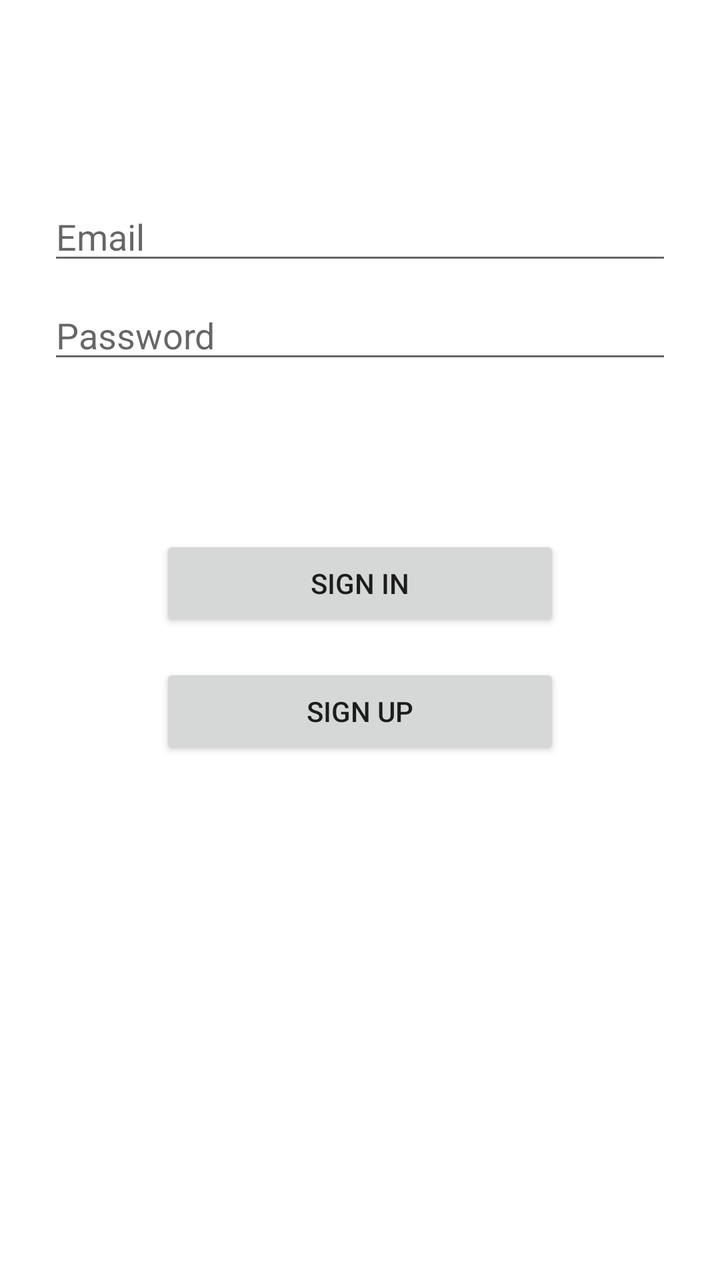
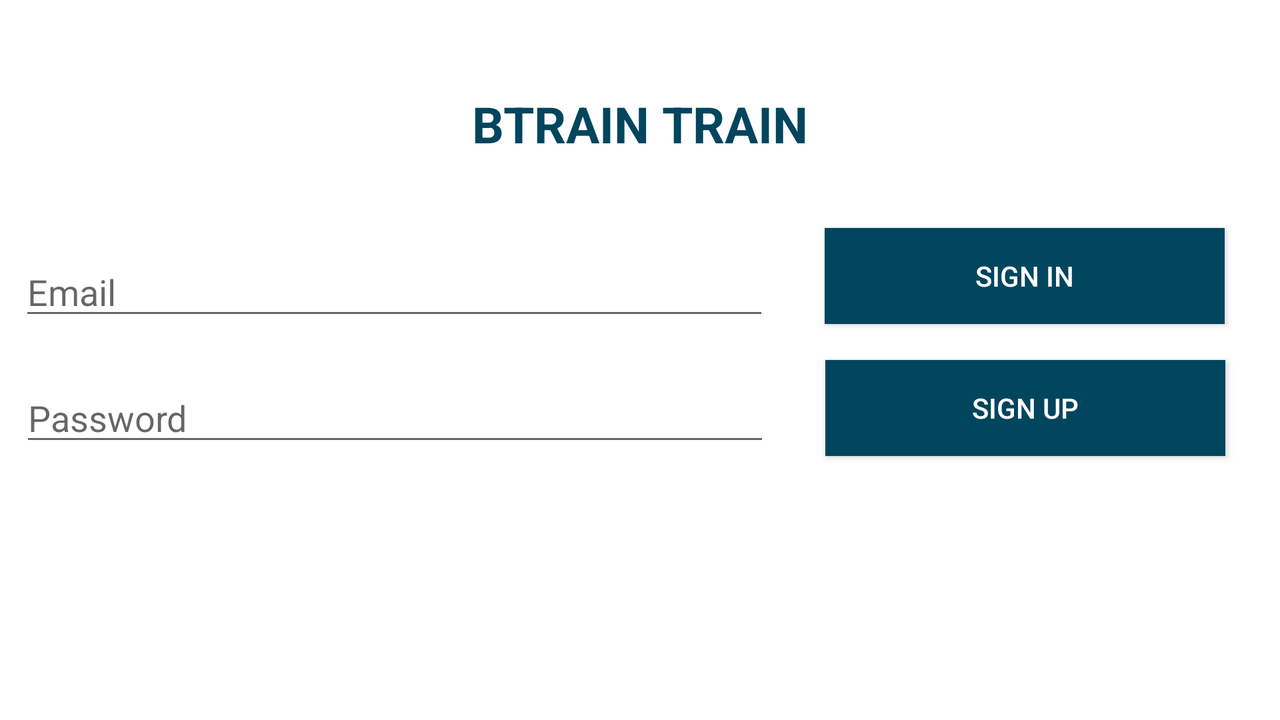

The same Android screen from two of the app's own layout files: first res/layout/ as a phone draws it, then the author's variant for another configuration, drawn on a device whose configuration selects that folder. Both files follow.
<!-- AndroidManifest.xml: application theme Theme.BrainTrain -->
<!-- res/layout/fragment_login.xml -->
<?xml version="1.0" encoding="utf-8"?>
<androidx.constraintlayout.widget.ConstraintLayout xmlns:android="http://schemas.android.com/apk/res/android"
    xmlns:app="http://schemas.android.com/apk/res-auto"
    xmlns:tools="http://schemas.android.com/tools"
    android:id="@+id/container"
    android:layout_width="match_parent"
    android:layout_height="match_parent"
    android:paddingLeft="@dimen/fragment_horizontal_margin"
    android:paddingTop="@dimen/fragment_vertical_margin"
    android:paddingRight="@dimen/fragment_horizontal_margin"
    android:paddingBottom="@dimen/fragment_vertical_margin"
    tools:context=".ui.login.LoginFragment">


    <EditText
        android:id="@+id/username"
        android:layout_width="0dp"
        android:layout_height="wrap_content"
        android:layout_marginStart="24dp"
        android:layout_marginTop="96dp"
        android:layout_marginEnd="24dp"
        android:autofillHints="@string/prompt_email"
        android:hint="@string/prompt_email"
        android:inputType="textEmailAddress"
        android:selectAllOnFocus="true"
        app:layout_constraintEnd_toEndOf="parent"
        app:layout_constraintStart_toStartOf="parent"
        app:layout_constraintTop_toTopOf="parent" />

    <EditText
        android:id="@+id/password"
        android:layout_width="0dp"
        android:layout_height="wrap_content"
        android:layout_marginStart="24dp"
        android:layout_marginTop="8dp"
        android:layout_marginEnd="24dp"
        android:autofillHints="@string/prompt_password"
        android:hint="@string/prompt_password"
        android:imeActionLabel="@string/action_sign_in_short"
        android:imeOptions="actionDone"
        android:inputType="textPassword"
        android:selectAllOnFocus="true"
        app:layout_constraintEnd_toEndOf="parent"
        app:layout_constraintStart_toStartOf="parent"
        app:layout_constraintTop_toBottomOf="@+id/username" />

    <Button
        android:id="@+id/login"
        android:layout_width="200dp"
        android:layout_height="wrap_content"
        android:layout_gravity="start"
        android:layout_marginStart="48dp"
        android:layout_marginTop="16dp"
        android:layout_marginEnd="48dp"
        android:layout_marginBottom="64dp"
        android:text="@string/action_sign_in"
        app:layout_constraintBottom_toBottomOf="parent"
        app:layout_constraintEnd_toEndOf="parent"
        app:layout_constraintStart_toStartOf="parent"
        app:layout_constraintTop_toBottomOf="@+id/password"
        app:layout_constraintVertical_bias="0.2" />

    <Button
        android:id="@+id/button"
        android:layout_width="200dp"
        android:layout_height="wrap_content"
        android:layout_marginTop="16dp"
        android:layout_marginStart="48dp"
        android:layout_marginEnd="48dp"
        android:layout_marginBottom="64dp"
        android:text="SIGN UP"
        app:layout_constraintBottom_toBottomOf="parent"
        app:layout_constraintEnd_toEndOf="parent"
        app:layout_constraintHorizontal_bias="0.501"
        app:layout_constraintStart_toStartOf="parent"
        app:layout_constraintTop_toBottomOf="@+id/login"
        app:layout_constraintVertical_bias="0.0" />

    <ProgressBar
        android:id="@+id/loading"
        android:layout_width="wrap_content"
        android:layout_height="wrap_content"
        android:layout_gravity="center"
        android:layout_marginStart="32dp"
        android:layout_marginTop="64dp"
        android:layout_marginEnd="32dp"
        android:layout_marginBottom="64dp"
        android:visibility="gone"
        app:layout_constraintBottom_toBottomOf="parent"
        app:layout_constraintEnd_toEndOf="@+id/password"
        app:layout_constraintStart_toStartOf="@+id/password"
        app:layout_constraintTop_toTopOf="parent"
        app:layout_constraintVertical_bias="0.3" />

</androidx.constraintlayout.widget.ConstraintLayout>
<!-- resources referenced by this layout -->
<resources>
  <string name="action_sign_in">Sign in</string>
  <string name="action_sign_in_short">Sign in</string>
  <string name="prompt_email">Email</string>
  <string name="prompt_password">Password</string>
  <style name="Theme.BrainTrain" parent="Theme.MaterialComponents.DayNight.DarkActionBar">
          
          <item name="colorPrimary">@color/purple_500</item>
          <item name="colorPrimaryVariant">@color/purple_700</item>
          <item name="colorOnPrimary">@color/white</item>
          
          <item name="colorSecondary">@color/teal_200</item>
          <item name="colorSecondaryVariant">@color/teal_700</item>
          <item name="colorOnSecondary">@color/black</item>
          
          <item name="android:statusBarColor">?attr/colorPrimaryVariant</item>
          
      </style>
  <color name="purple_500">#FF6200EE</color>
  <color name="purple_700">#FF3700B3</color>
  <color name="white">#FFFFFFFF</color>
  <color name="teal_200">#FF03DAC5</color>
  <color name="teal_700">#FF018786</color>
  <color name="black">#FF000000</color>
</resources>
<!-- res/layout-land/fragment_login.xml (the author's variant of the layout above) -->
<!-- drawn on the phone turned sideways -->
<?xml version="1.0" encoding="utf-8"?>
<androidx.constraintlayout.widget.ConstraintLayout xmlns:android="http://schemas.android.com/apk/res/android"
    xmlns:app="http://schemas.android.com/apk/res-auto"
    xmlns:tools="http://schemas.android.com/tools"
    android:id="@+id/container"
    android:layout_width="match_parent"
    android:layout_height="match_parent"
    android:paddingLeft="@dimen/fragment_horizontal_margin"
    android:paddingTop="@dimen/fragment_vertical_margin"
    android:paddingRight="@dimen/fragment_horizontal_margin"
    android:paddingBottom="@dimen/fragment_vertical_margin"
    tools:context=".ui.login.LoginFragment">

    <EditText
        android:id="@+id/username"
        android:layout_width="375dp"
        android:layout_height="wrap_content"
        android:autofillHints="@string/prompt_email"
        android:hint="@string/prompt_email"
        android:inputType="textEmailAddress"
        android:selectAllOnFocus="true"
        app:layout_constraintBottom_toTopOf="@+id/password"
        app:layout_constraintEnd_toStartOf="@+id/guideline31"
        app:layout_constraintStart_toStartOf="parent"
        app:layout_constraintTop_toTopOf="@+id/guideline32" />

    <EditText
        android:id="@+id/password"
        android:layout_width="375dp"
        android:layout_height="wrap_content"
        android:layout_marginBottom="16dp"
        android:autofillHints="@string/prompt_password"
        android:hint="@string/prompt_password"
        android:imeActionLabel="@string/action_sign_in_short"
        android:imeOptions="actionDone"
        android:inputType="textPassword"
        android:selectAllOnFocus="true"
        app:layout_constraintBottom_toTopOf="@+id/guideline33"
        app:layout_constraintEnd_toStartOf="@+id/guideline31"
        app:layout_constraintHorizontal_bias="0.526"
        app:layout_constraintStart_toStartOf="parent" />

    <androidx.appcompat.widget.AppCompatButton
        android:id="@+id/login"
        android:layout_width="200dp"
        android:layout_height="wrap_content"
        android:layout_gravity="start"
        android:layout_marginTop="12dp"
        android:background="@drawable/button_background"
        android:text="@string/action_sign_in"
        android:textColor="@color/white"
        app:layout_constraintEnd_toEndOf="parent"
        app:layout_constraintStart_toEndOf="@+id/username"
        app:layout_constraintTop_toTopOf="@+id/guideline32" />

    <androidx.appcompat.widget.AppCompatButton
        android:id="@+id/button"
        android:layout_width="200dp"
        android:layout_height="wrap_content"
        android:layout_marginBottom="16dp"
        android:background="@drawable/button_background"
        android:text="SIGN UP"
        android:textColor="@color/white"
        app:layout_constraintBottom_toTopOf="@+id/guideline33"
        app:layout_constraintEnd_toEndOf="parent"
        app:layout_constraintHorizontal_bias="0.5"
        app:layout_constraintStart_toEndOf="@+id/password" />

    <ProgressBar
        android:id="@+id/loading"
        android:layout_width="wrap_content"
        android:layout_height="wrap_content"
        android:layout_gravity="center"
        android:visibility="gone"
        tools:layout_editor_absoluteX="16dp"
        tools:layout_editor_absoluteY="16dp" />

    <androidx.constraintlayout.widget.Guideline
        android:id="@+id/guideline31"
        android:layout_width="wrap_content"
        android:layout_height="wrap_content"
        android:orientation="vertical"
        app:layout_constraintGuide_begin="394dp" />

    <androidx.constraintlayout.widget.Guideline
        android:id="@+id/guideline32"
        android:layout_width="wrap_content"
        android:layout_height="wrap_content"
        android:orientation="horizontal"
        app:layout_constraintGuide_begin="102dp" />

    <androidx.constraintlayout.widget.Guideline
        android:id="@+id/guideline33"
        android:layout_width="wrap_content"
        android:layout_height="wrap_content"
        android:orientation="horizontal"
        app:layout_constraintGuide_begin="244dp" />

    <TextView
        android:id="@+id/textView29"
        android:layout_width="wrap_content"
        android:layout_height="wrap_content"
        android:textSize="25dp"
        android:textColor="@color/loyal_blue"
        android:text="BTRAIN TRAIN"
        android:textStyle="bold"
        app:layout_constraintBottom_toTopOf="@+id/username"
        app:layout_constraintEnd_toEndOf="parent"
        app:layout_constraintHorizontal_bias="0.5"
        app:layout_constraintStart_toStartOf="parent"
        app:layout_constraintTop_toTopOf="parent"
        app:layout_constraintVertical_bias="0.5" />


</androidx.constraintlayout.widget.ConstraintLayout>
<!-- resources referenced by the variant -->
<!-- as the phone turned sideways resolves them -->
<resources>
  <color name="loyal_blue">#01455e</color>
  <color name="white">#FFFFFFFF</color>
  <!-- drawable button_background (drawable) -->
  <selector xmlns:android="http://schemas.android.com/apk/res/android">
      <item android:state_pressed="true" android:drawable="@color/loyal_blue" />
      <item android:drawable="@color/loyal_blue" />
  </selector>
  <string name="action_sign_in">Sign in</string>
  <string name="action_sign_in_short">Sign in</string>
  <string name="prompt_email">Email</string>
  <string name="prompt_password">Password</string>
  <style name="Theme.BrainTrain" parent="Theme.MaterialComponents.DayNight.DarkActionBar">
          
          <item name="colorPrimary">@color/purple_500</item>
          <item name="colorPrimaryVariant">@color/purple_700</item>
          <item name="colorOnPrimary">@color/white</item>
          
          <item name="colorSecondary">@color/teal_200</item>
          <item name="colorSecondaryVariant">@color/teal_700</item>
          <item name="colorOnSecondary">@color/black</item>
          
          <item name="android:statusBarColor">?attr/colorPrimaryVariant</item>
          
      </style>
  <color name="purple_500">#FF6200EE</color>
  <color name="purple_700">#FF3700B3</color>
  <color name="teal_200">#FF03DAC5</color>
  <color name="teal_700">#FF018786</color>
  <color name="black">#FF000000</color>
</resources>
